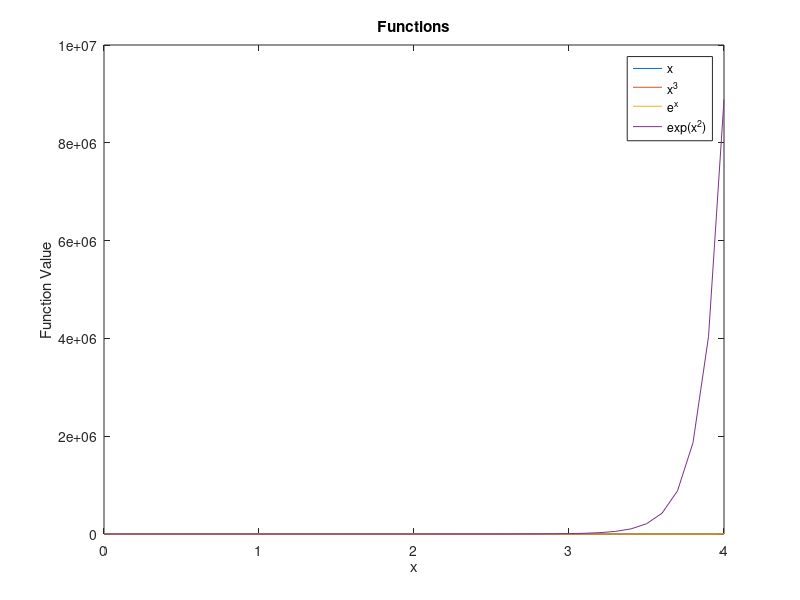

MATLAB code to generate this figure:
n = 1:100; % array of integers from 1 to 100
X = (-1).^(n+1)./(2.*n-1); % formula for Xn
sum_X = sum(X(1:100));
x = 0:0.1:4; % interval from 0 to 4 with step size of 0.1
y_x = x;
y_x3 = x.^3;
y_ex = exp(x);
y_exp_x2 = exp(x.^2);

% plotting the functions
plot(x, y_x, x, y_x3, x, y_ex, x, y_exp_x2);
legend('x', 'x^3', 'e^x', 'exp(x^2)');
xlabel('x');
ylabel('Function Value');
title('Functions');
